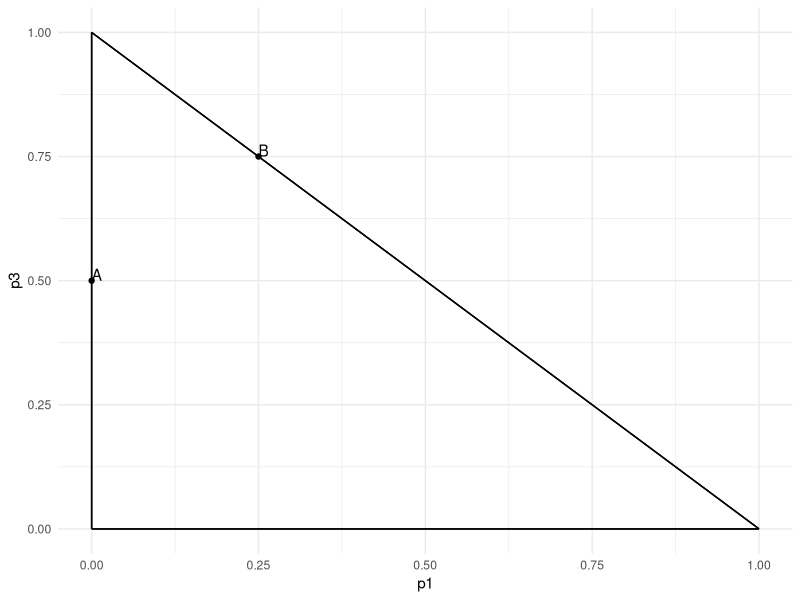
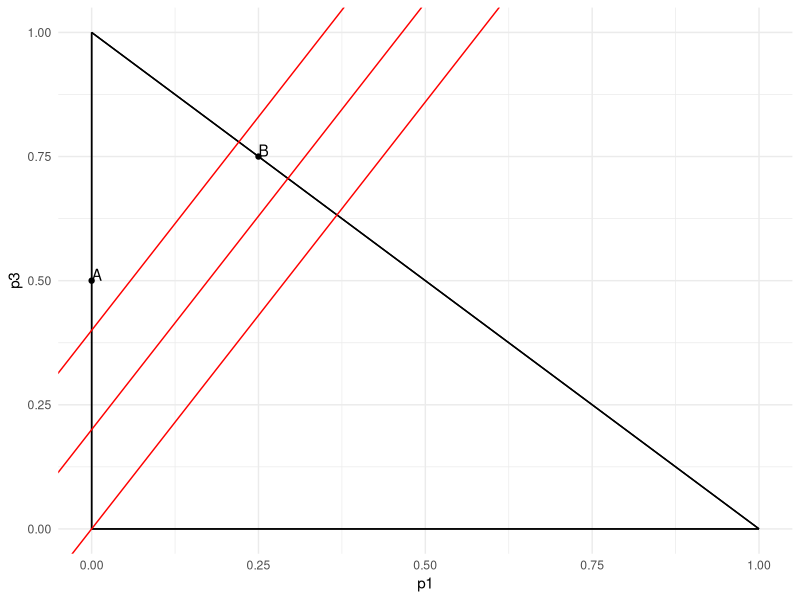

Generate these figures, in order, with R:
## ---- chunk 1
## graph of 1a.
library(ggplot2)

gambles <-
  data.frame(
    label = c("A", "B"),
    p1    = c(0, 0.25),
    p3    = c(0.5, 0.75),
    corner1 = c(1,0),
    corner2 = c(0,1)
  )

base_plot <- ggplot(gambles, aes(x = p1, y = p3)) +
  geom_point() +
  geom_text(aes(label = label), hjust = 0, vjust = 0)+
  xlim(0,1) +
  ylim(0,1) +
  geom_segment(aes(x=0,y=0,xend=0,yend=1)) +
  geom_segment(aes(x=0,y=0,xend=1,yend=0)) +
  geom_segment(aes(x=0,y=1,xend=1,yend=0)) +
  theme_minimal()

base_plot
## ---- chunk 2
## code to calculate utilities
## ideally written as general-use function

 utility <- function(p1, p2, p3, x1, x2, x3){
   u = p1*(x1^(1/2)) + p2*(x2^(1/2)) + p3*(x3^(1/2))
   return(u)
 }
 
 x = utility(p1 = 0, p2 = 0.5, p3 = 0.5, x1 = 0, x2 = 20, x3 = 50)
 x
 y = utility(p1 = 0, p2 = 0.25, p3 = 0.75, x1 = 0, x2 = 0, x3 = 50)
 
 utility(0, 0.25, 0.75, 0, 0, 50)
y

# We can calculate the utilities as follows:
# 
# ## \begin{align*}
# ## EU_A &= 0.5 \sqrt{20} + 0.5 \sqrt{50} = 5.77 \\
# ## EU_B &= 0.25 \sqrt{0} + 0.75 \sqrt{50} = 5.30
# ## \end{align*}
# 
# Thus the consumer prefers option A.

## ---- chunk 3
# option 1: prove straight lines, then plot
base_plot + 
  geom_abline(intercept=0,slope=1.72, color="red")+
  geom_abline(intercept=.2,slope=1.72, color="red")+
  geom_abline(intercept=.4,slope=1.72, color="red")

# option 2: draw countour plot witth geom_contour


## ---- chunk 4
# similar to part b

# define a weighting function

# and then make prospect theory utility function that uses this weighting function


#  PT_A &= 0.5 \sqrt{20-10} + 0.5 \sqrt{50-10} = 4.74 \\
# PT_B &= 0.42 \left [-2 \sqrt{|0-10|}\right ] + 0.58 \sqrt{50-10} =1.01 % should be 1.5 not 2?

## Thus this consumer prefers option A as well.

